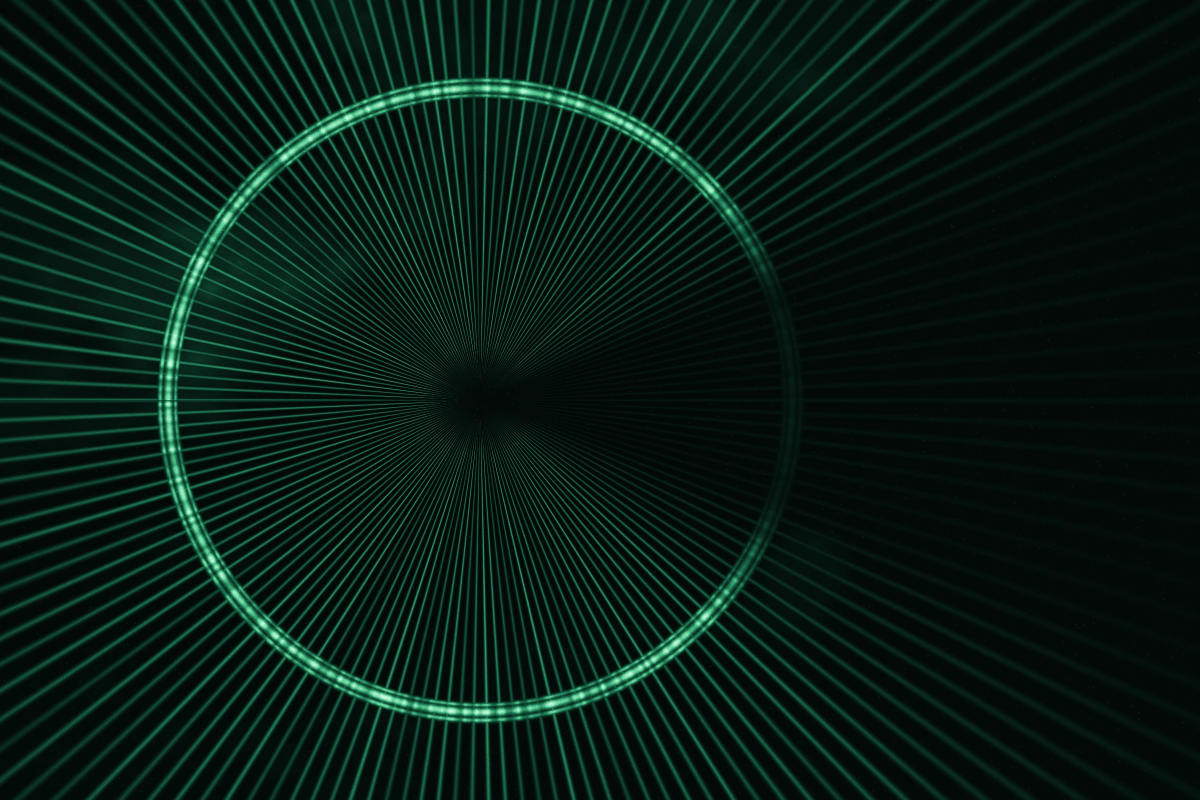
#> input picture image/concept/burst-001-seed20260813.webp, 2400 x 1600 px (shown at 1/2 size); its folder holds only this picture in this run
$ python gen-case-textures.py
#> lines starting #> are read from the running program, lines starting #| are printed output that depends on the picture
#!/usr/bin/env python3
"""케이스 스터디용 추상 텍스처 20종을 만든다.

`image/concept/` 의 탐색 이미지를 원본으로 삼아 **크롭 · 회전 · 강한 블러 · 초록 램프**를
적용한다. 결과는 원본 형상을 알아볼 수 없을 만큼 뭉개진 추상 텍스처이며,
비주얼 컨셉 문서의 광장(光場) 계열과 같은 색·질감을 갖는다.

**왜 뭉개는가** — 케이스 스터디 자리는 "우리가 한 일"을 보여주는 자리다(디자인 컨셉 §14).
실제 캡처가 없는 동안 그 자리를 채우되, **사진처럼 보이면 안 된다.**
형상이 남아 있으면 보는 사람이 그것을 실적으로 읽는다. 그래서 알아볼 수 없을 때까지 흐린다.
실제 캡처가 준비되면 교체한다(debt-008).

생성물: public/media/case/case-01.webp … case-20.webp (1600×900)

사용법:
    python3 scripts/gen-case-textures.py
"""

from pathlib import Path

import numpy as np
from PIL import Image, ImageFilter

Image.MAX_IMAGE_PIXELS = None

ROOT = Path(__file__).resolve().parent.parent
SRC_DIR = ROOT / "image" / "concept"
OUT_DIR = ROOT / "public" / "media" / "case"

WIDTH, HEIGHT = 1600, 900
COUNT = 20
SEED = 20260813

# 사이트 공통 초록 램프. 배경 광장(光場)과 같은 색을 쓴다.
RAMP = [
    (0.00, (3, 9, 7)),
    (0.28, (10, 48, 33)),
    (0.58, (28, 122, 84)),
    (0.82, (92, 208, 148)),
    (1.00, (198, 250, 220)),
]

GRAIN_STRENGTH = 0.070

# 평균 밝기 하한(0~1). 이보다 어두우면 끌어올린다.
MIN_MEAN = 0.055


def apply_ramp(field: np.ndarray) -> np.ndarray:
    positions = np.array([stop for stop, _ in RAMP], dtype=np.float32)
    colors = np.array([color for _, color in RAMP], dtype=np.float32)
    rgb = np.empty((*field.shape, 3), dtype=np.float32)
    for channel in range(3):
        rgb[..., channel] = np.interp(field, positions, colors[:, channel])
    return rgb


def load_sources() -> list[Path]:
    sources = sorted(p for p in SRC_DIR.iterdir() if p.suffix.lower() in (".png", ".webp", ".jpg"))
    if not sources:
        raise SystemExit(f"원본이 없다: {SRC_DIR}")
    return sources


def build_one(source: Path, index: int, rng: np.random.Generator) -> Image.Image:
#> called with index = 1
    with Image.open(source) as image:
#> image is the input picture: PIL image 2400x1600 RGB; mean R, G, B 6.9, 27.7, 19.7
        image = image.convert("L")
#> image: PIL image 2400x1600 L

        # ① 회전 — 같은 원본이라도 방향이 다르면 다른 그림으로 읽힌다.
        angle = float(rng.uniform(0, 360))
        image = image.rotate(angle, resample=Image.BICUBIC, expand=True)
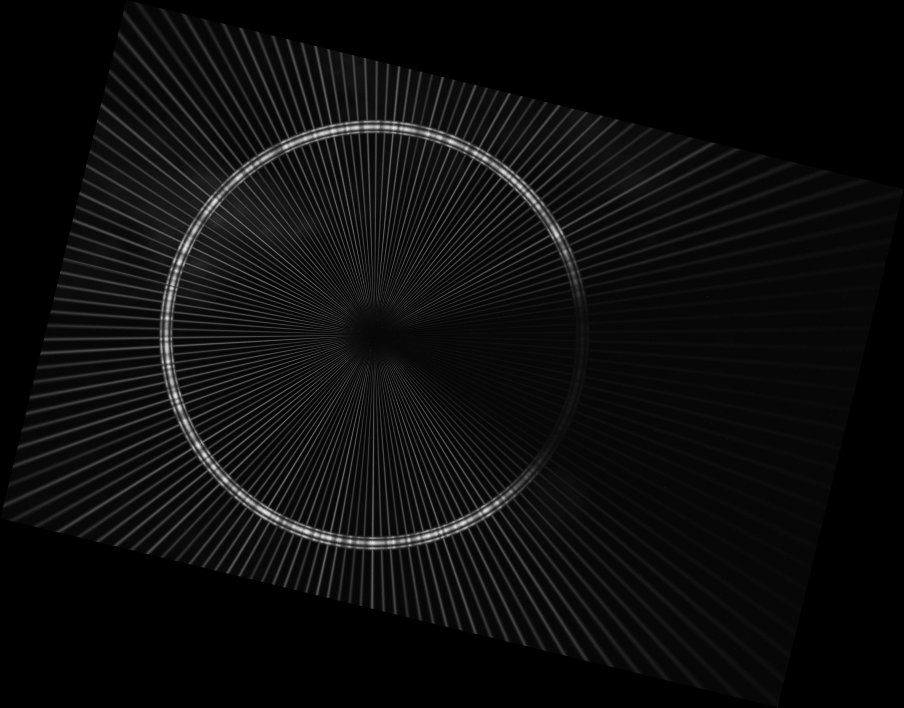
#> image: PIL image 2712x2122 L (shown at 1/3 size); min 0, max 244, mean 13.5

        # ② 크롭 — 원본의 일부만 쓴다. 전체를 쓰면 형상이 남는다.
        scale = float(rng.uniform(0.34, 0.58))
        crop_w = max(int(image.width * scale), 64)
#> crop_w = 1157
        crop_h = max(int(crop_w * HEIGHT / WIDTH), 64)
#> crop_h = 650
        crop_w = min(crop_w, image.width)
        crop_h = min(crop_h, image.height)
        left = int(rng.integers(0, max(image.width - crop_w, 1)))
#> left = 684
        top = int(rng.integers(0, max(image.height - crop_h, 1)))
#> top = 300
        image = image.crop((left, top, left + crop_w, top + crop_h))
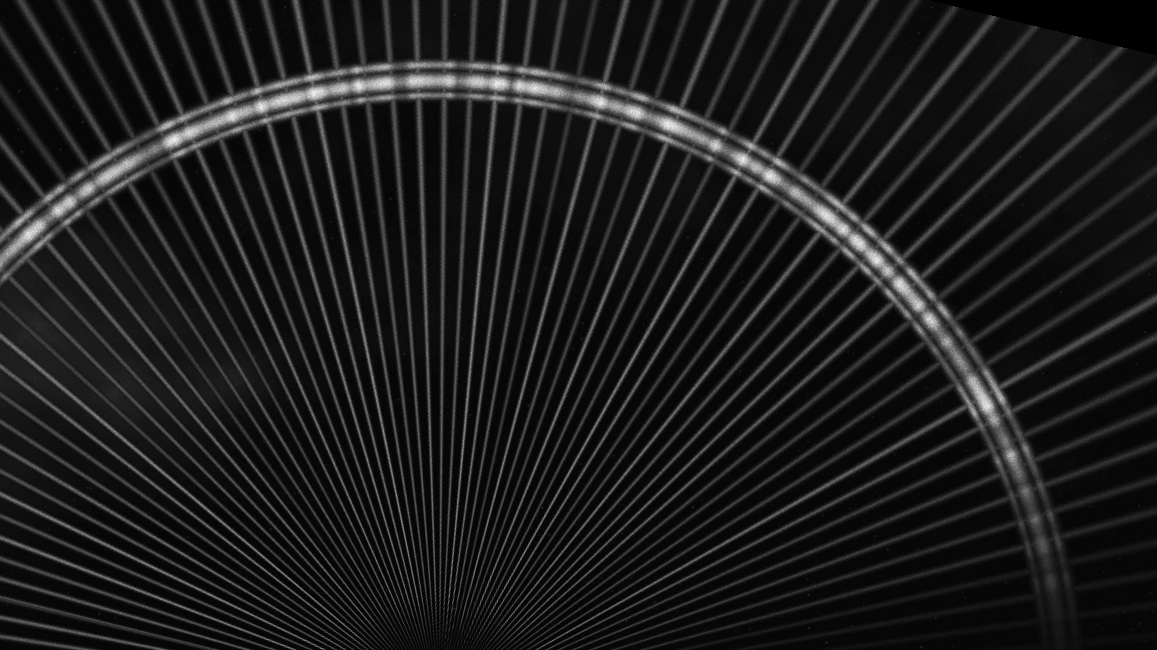
#> image: PIL image 1157x650 L; min 0, max 244, mean 28.5

        image = image.resize((WIDTH, HEIGHT), Image.LANCZOS)
#> image: PIL image 1600x900 L

        # ③ 강한 블러 — 형상을 알아볼 수 없게 만드는 핵심 단계.
        image = image.filter(ImageFilter.GaussianBlur(radius=float(rng.uniform(28, 52))))
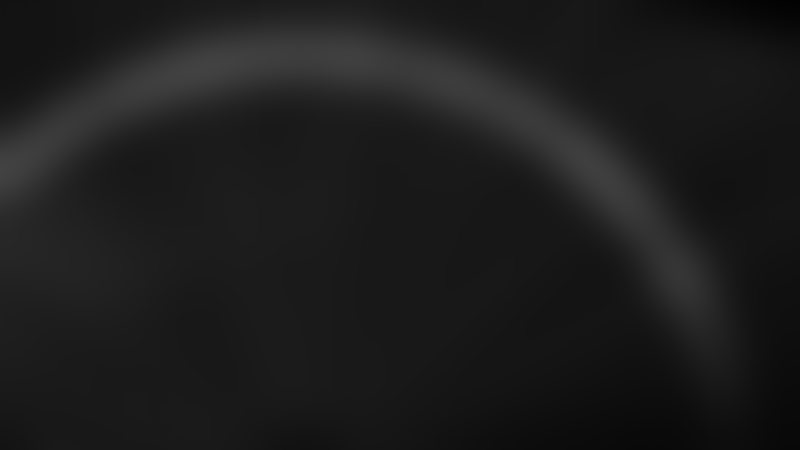
#> image: PIL image 1600x900 L (shown at 1/2 size); min 2, max 66, mean 28.4

    field = np.asarray(image, dtype=np.float32) / 255.0
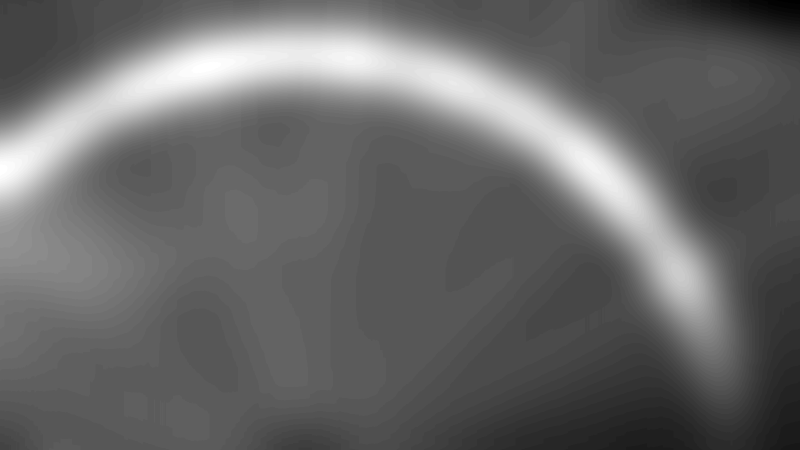
#> field: shape (900, 1600) float32 (shown at 1/2 size); min 0.00784, max 0.259, mean 0.111; drawn with min black and max white

    # ④ 대비 정규화 — **직접 계산한다.**
    # `ImageOps.autocontrast` 는 8비트에서 동작하므로, 강하게 흐린 저대비 이미지를
    # 넓게 늘이면 양자화 단차가 그대로 확대되어 밴딩(계단 무늬)이 생긴다.
    # 부동소수점에서 처리하고, **최소 스트레치 폭을 두어** 과도한 확대를 막는다.
    low, high = np.percentile(field, (2.0, 98.0))
#> low = 0.0431; high = 0.235
    field = np.clip((field - low) / max(high - low, 0.18), 0.0, 1.0)

    # 램프에 넣기 전 미세 디더 — 남은 단차를 흩어 준다.
    field += rng.normal(0.0, 0.004, field.shape).astype(np.float32)

    gamma = float(rng.uniform(1.35, 1.85))
    gain = float(rng.uniform(0.62, 0.80))
    field = np.clip(np.clip(field, 0.0, 1.0) ** gamma * gain, 0.0, 1.0)
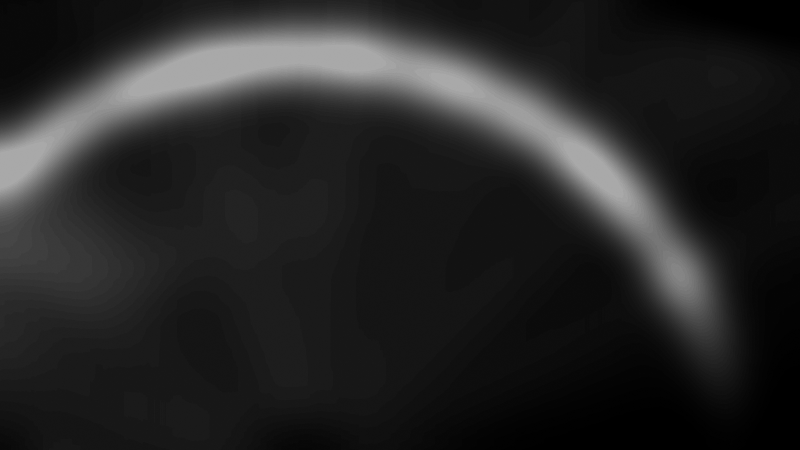
#> field: shape (900, 1600) float32 (shown at 1/2 size); min 0, max 0.665, mean 0.154

    # ⑤ 밝기 하한 — 너무 어두운 장은 목록에서 빈 칸처럼 보인다.
    # 감마·게인을 난수로 뽑다 보면 원본이 어두운 경우 결과가 거의 검정이 된다.
    # 평균 밝기를 재서 하한 아래면 끌어올린다. 상한은 컨셉 §5 가 이미 막고 있다.
    mean = float(field.mean())
#> mean = 0.154
    if mean < MIN_MEAN:
        field = np.clip(field * (MIN_MEAN / max(mean, 1e-4)), 0.0, 1.0)

    # ⑥ 비네팅 — 가장자리를 검정으로 떨어뜨려 카드처럼 잘려 보이지 않게 한다.
    yy, xx = np.mgrid[0:HEIGHT, 0:WIDTH].astype(np.float32)
    nx = (xx - WIDTH * 0.5) / (WIDTH * 0.5)
    ny = (yy - HEIGHT * 0.5) / (HEIGHT * 0.5)
    field *= np.exp(-((np.sqrt((nx / 1.15) ** 2 + (ny / 1.15) ** 2)) ** 3.0))
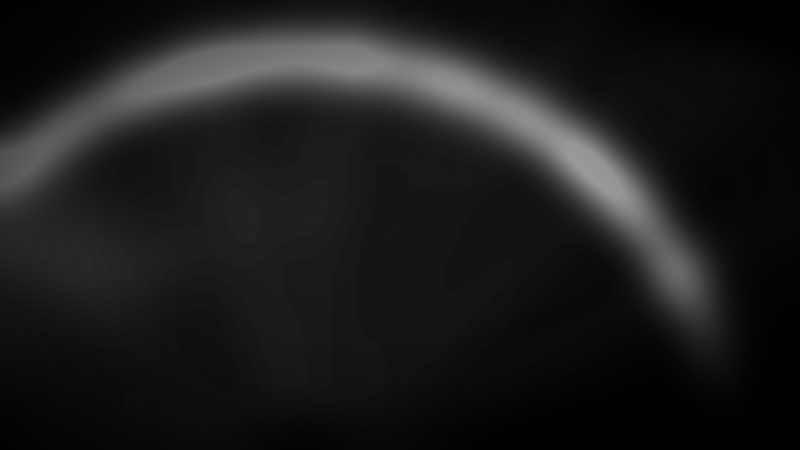
#> field: shape (900, 1600) float32 (shown at 1/2 size); min 0, max 0.609, mean 0.113

    # ⑦ 그레인 — 매끈한 그라디언트는 밴딩이 생긴다.
    grain = rng.normal(0.0, 1.0, field.shape).astype(np.float32)
    field = np.clip(field + grain * GRAIN_STRENGTH * (0.10 + field), 0.0, 1.0)

    rgb = apply_ramp(field)
#> after the loop in apply_ramp, `for channel in range(3):`:
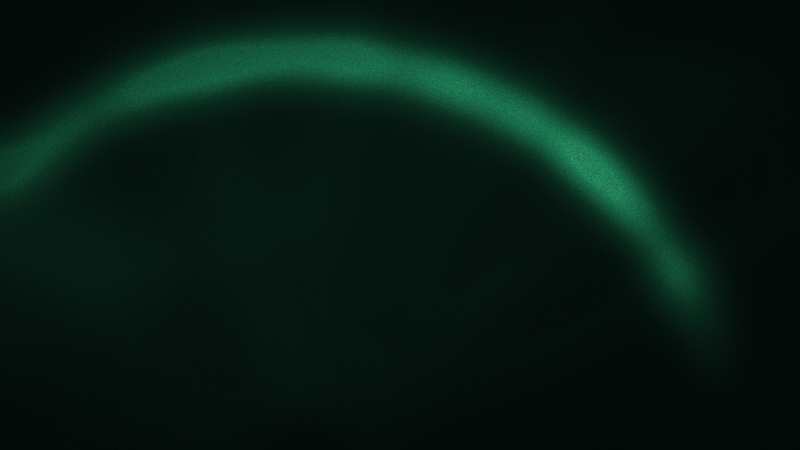
#> rgb: shape (900, 1600, 3) float32 (shown at 1/2 size); mean of channels 0, 1, 2 6.4, 26.4, 18.7; drawn as R, G, B
    return Image.fromarray(np.clip(rgb, 0, 255).astype(np.uint8), mode="RGB")


def main() -> None:
    OUT_DIR.mkdir(parents=True, exist_ok=True)
    sources = load_sources()
    rng = np.random.default_rng(SEED)

    total = 0
    for index in range(1, COUNT + 1):
        source = sources[(index - 1) % len(sources)]
        image = build_one(source, index, rng)
        destination = OUT_DIR / f"case-{index:02d}.webp"
        image.save(destination, "WEBP", quality=80, method=6)
#> (the run stopped early here; a loop or call above may not have finished)

$ run again, on image/concept/fractal-003-seed7.webp
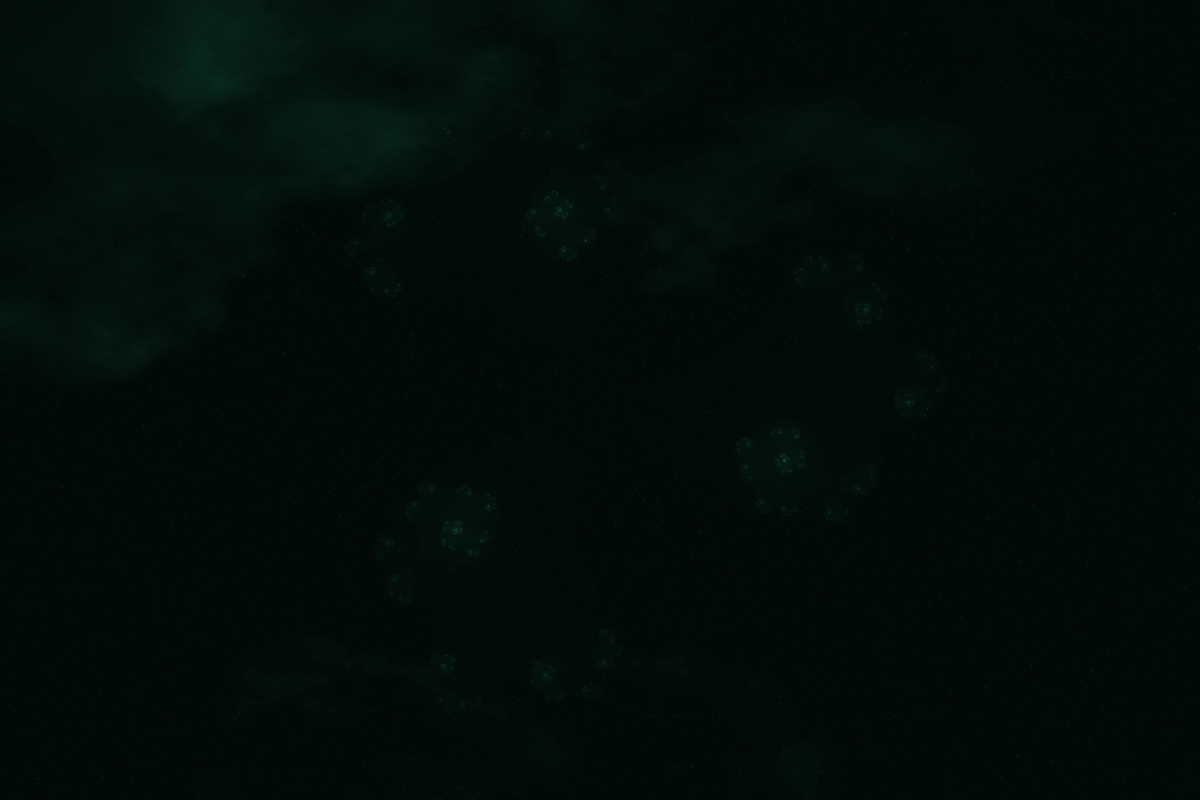
#> input picture image/concept/fractal-003-seed7.webp, 2400 x 1600 px (shown at 1/2 size)
#> in build_one, image is the input picture: PIL image 2400x1600 RGB; mean R, G, B 2.6, 11.3, 8.4
#> in build_one, `image = image.filter(ImageFilter.GaussianBlur(radius=float(rng.uniform..`:
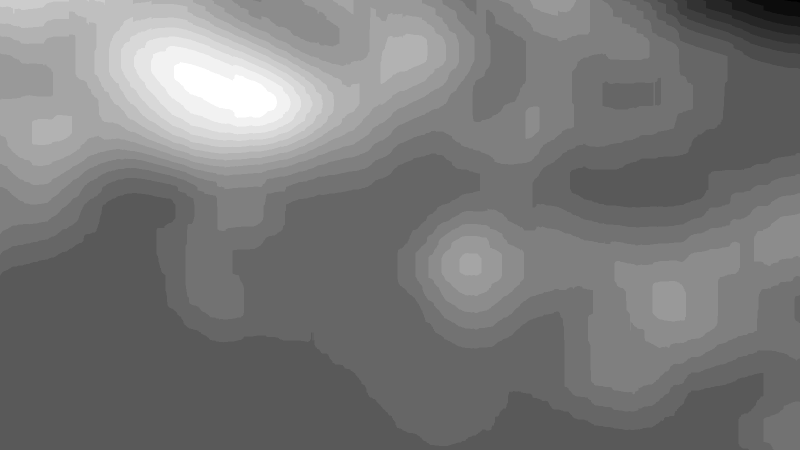
#> image: PIL image 1600x900 L (shown at 1/2 size); min 0, max 20, mean 9.56; drawn with min black and max white
#> low = 0.0275; high = 0.0706
#> mean = 0.0109
#> after the loop in apply_ramp, `for channel in range(3):`:
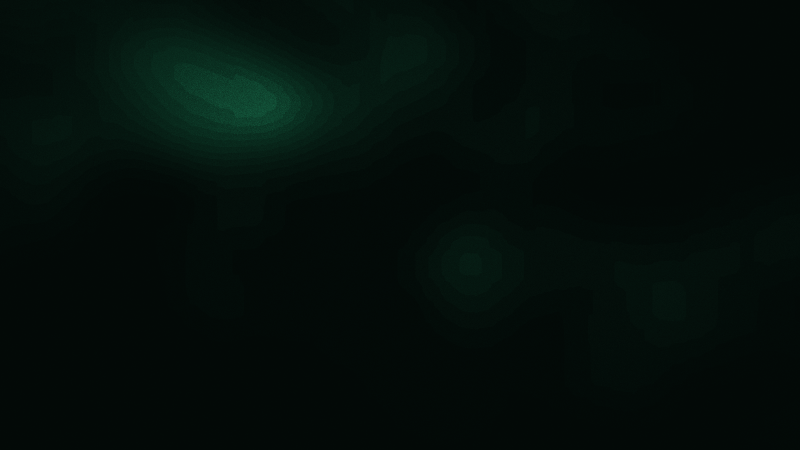
#> rgb: shape (900, 1600, 3) float32 (shown at 1/2 size); mean of channels 0, 1, 2 4, 14.6, 10.7; drawn as R, G, B

$ run again, on image/concept/ring-002-seed12.webp
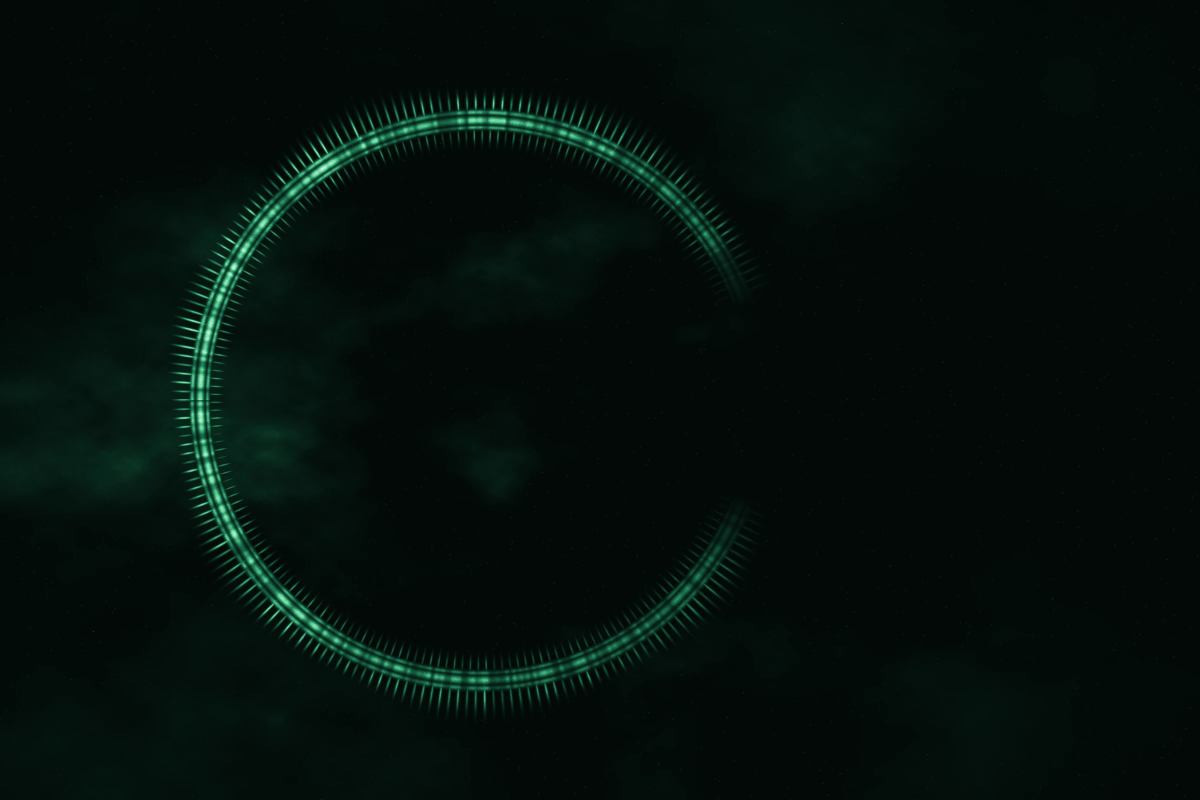
#> input picture image/concept/ring-002-seed12.webp, 2400 x 1600 px (shown at 1/2 size)
#> in build_one, image is the input picture: PIL image 2400x1600 RGB; mean R, G, B 3.7, 15.8, 11.5
#> in build_one, `field = np.asarray(image, dtype=np.float32) / 255.0`:
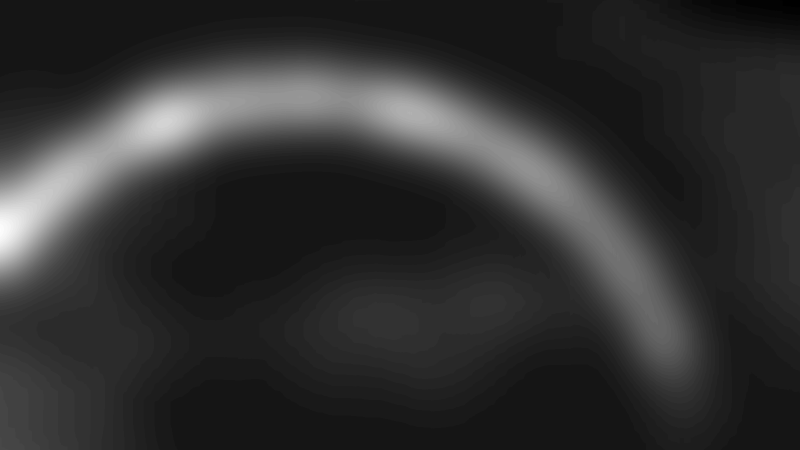
#> field: shape (900, 1600) float32 (shown at 1/2 size); min 0.00392, max 0.278, mean 0.0578; drawn with min black and max white
#> low = 0.0275; high = 0.188
#> mean = 0.0701
#> after the loop in apply_ramp, `for channel in range(3):`:
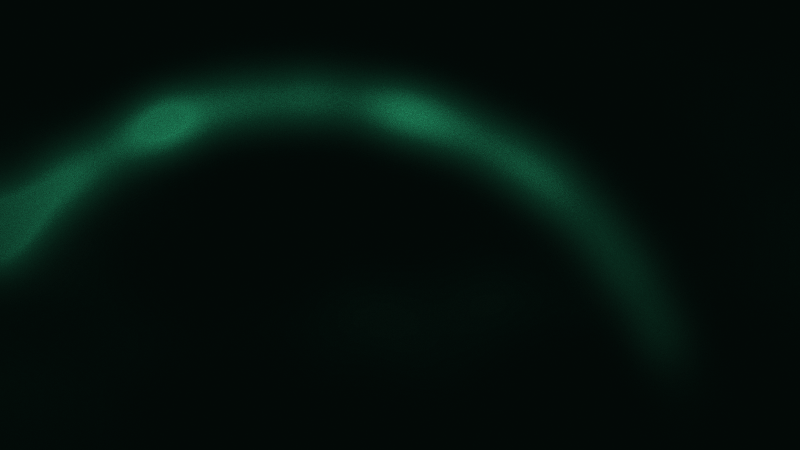
#> rgb: shape (900, 1600, 3) float32 (shown at 1/2 size); mean of channels 0, 1, 2 4.6, 17.4, 12.7; drawn as R, G, B
